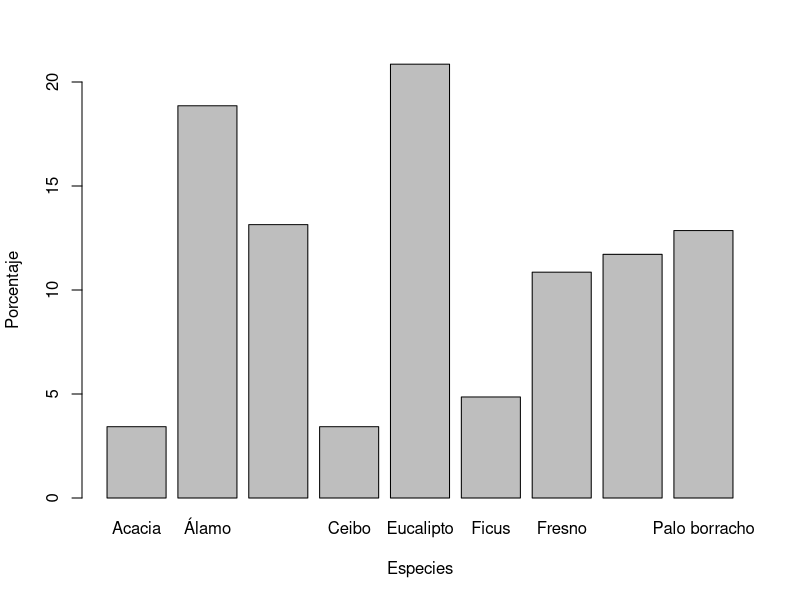

This chart was generated by the following R code:
#leer la base

#para setear el directorio de trabajo deben pasarle la ruta
setwd("foo")
df = read.csv("arboles.txt", header = TRUE, sep = "\t")

attach(df)

#Toma dos números y expresa el valor x con k decimales. x es devuelto como un string
specify_decimal <- function(x, k) trimws(format(round(x, k), nsmall=k))
specify_decimal(2.333333333,2)

#calcula la moda
getmode <- function(v) {
  uniqv <- unique(v)
  uniqv[which.max(tabulate(match(v, uniqv)))]
}

#clasificación de variables

#especie
var <- especie
fAbs <- table(var)
fAbs
n <- length(var)
#options(digits=2)
fRel <- fAbs/n
fRel
fRelP <- fRel * 100
fRelP
barplot(fRelP,xlab="Especies",ylab="Porcentaje",ylim=c(0,20))
getmode(especie)

#origen

#brotes

#inclinación